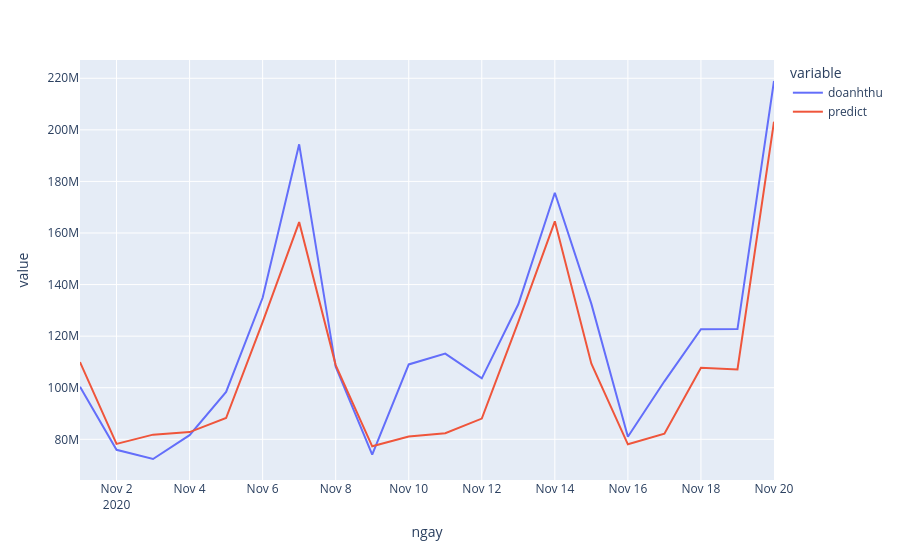

Write notebook code for a chart like this one.
### Code cell
fig = px.line(backtest_11, x="ngay", y=["doanhthu","predict"])
fig.show()

### Figure 1 — Plotly figure (JSON) as saved in the notebook; plotly's stock layout.template omitted (floating-point values rounded to 4 significant figures)
{"data": [{"hovertemplate": "variable=doanhthu<br>ngay=%{x}<br>value=%{y}<extra></extra>", "legendgroup": "doanhthu", "line": {"color": "#636efa", "dash": "solid"}, "mode": "lines", "name": "doanhthu", "orientation": "v", "showlegend": true, "type": "scatter", "x": ["2020-11-01T00:00:00", "2020-11-02T00:00:00", "2020-11-03T00:00:00", "2020-11-04T00:00:00", "2020-11-05T00:00:00", "2020-11-06T00:00:00", "2020-11-07T00:00:00", "2020-11-08T00:00:00", "2020-11-09T00:00:00", "2020-11-10T00:00:00", "2020-11-11T00:00:00", "2020-11-12T00:00:00", "2020-11-13T00:00:00", "2020-11-14T00:00:00", "2020-11-15T00:00:00", "2020-11-16T00:00:00", "2020-11-17T00:00:00", "2020-11-18T00:00:00", "2020-11-19T00:00:00", "2020-11-20T00:00:00"], "xaxis": "x", "y": [100390015, 75914200, 72361870, 81589081, 98398947, 134869197, 194376896, 108109510, 74042680, 109033011, 113247855, 103617690, 132368520, 175593157, 132505142, 81007880, 102488840, 122718770, 122725055, 218900000.0], "yaxis": "y"}, {"hovertemplate": "variable=predict<br>ngay=%{x}<br>value=%{y}<extra></extra>", "legendgroup": "predict", "line": {"color": "#EF553B", "dash": "solid"}, "mode": "lines", "name": "predict", "orientation": "v", "showlegend": true, "type": "scatter", "x": ["2020-11-01T00:00:00", "2020-11-02T00:00:00", "2020-11-03T00:00:00", "2020-11-04T00:00:00", "2020-11-05T00:00:00", "2020-11-06T00:00:00", "2020-11-07T00:00:00", "2020-11-08T00:00:00", "2020-11-09T00:00:00", "2020-11-10T00:00:00", "2020-11-11T00:00:00", "2020-11-12T00:00:00", "2020-11-13T00:00:00", "2020-11-14T00:00:00", "2020-11-15T00:00:00", "2020-11-16T00:00:00", "2020-11-17T00:00:00", "2020-11-18T00:00:00", "2020-11-19T00:00:00", "2020-11-20T00:00:00"], "xaxis": "x", "y": [109900000.0, 78200000.0, 81810000.0, 82810000.0, 88250000.0, 125500000.0, 164200000.0, 108800000.0, 77280000.0, 81120000.0, 82350000.0, 88040000.0, 125500000.0, 164500000.0, 109300000.0, 78060000.0, 82150000.0, 107800000.0, 107100000.0, 203100000.0], "yaxis": "y"}], "layout": {"legend": {"title": {"text": "variable"}, "tracegroupgap": 0}, "margin": {"t": 60}, "xaxis": {"anchor": "y", "domain": [0, 1], "title": {"text": "ngay"}}, "yaxis": {"anchor": "x", "domain": [0, 1], "title": {"text": "value"}}}}
